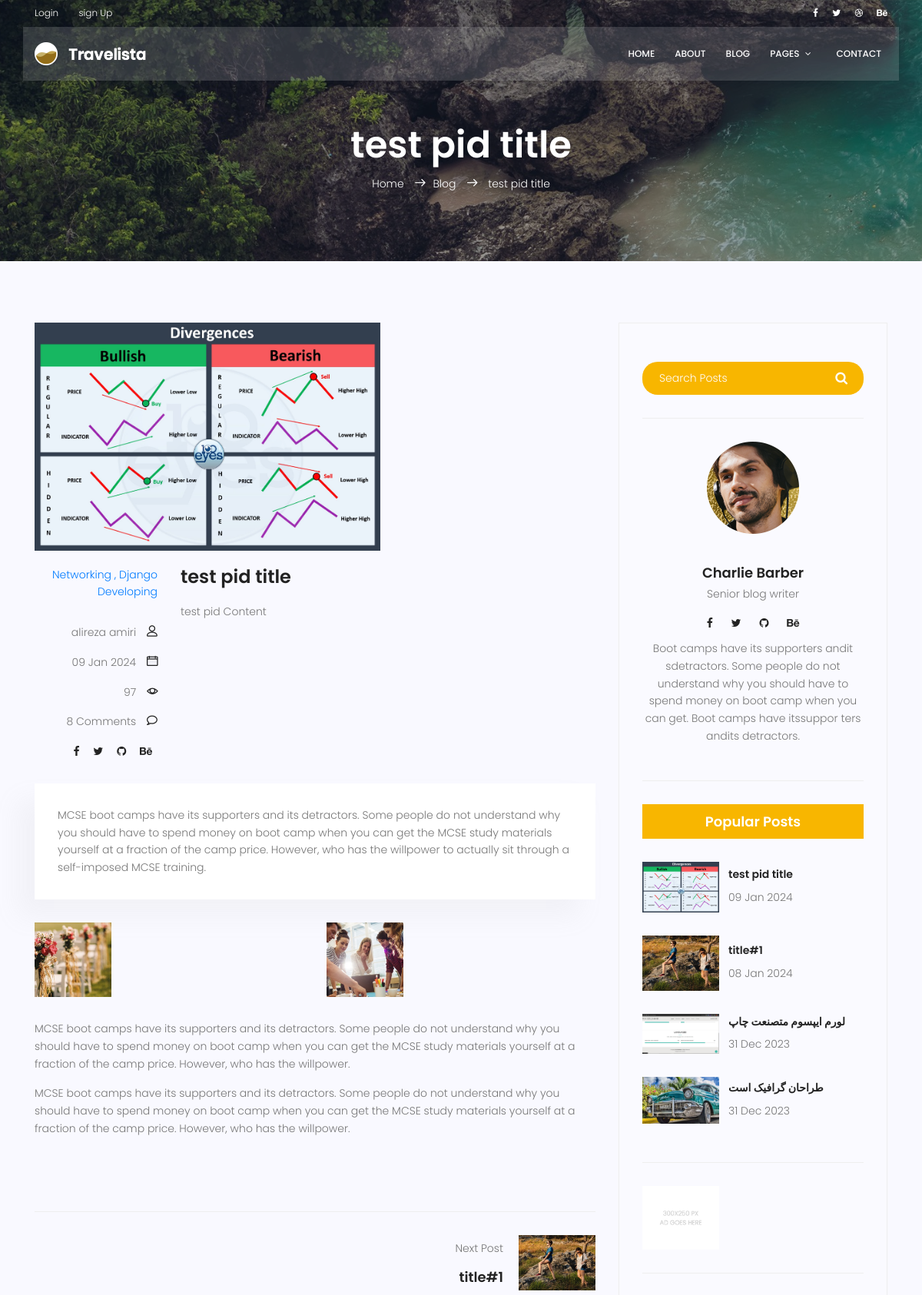
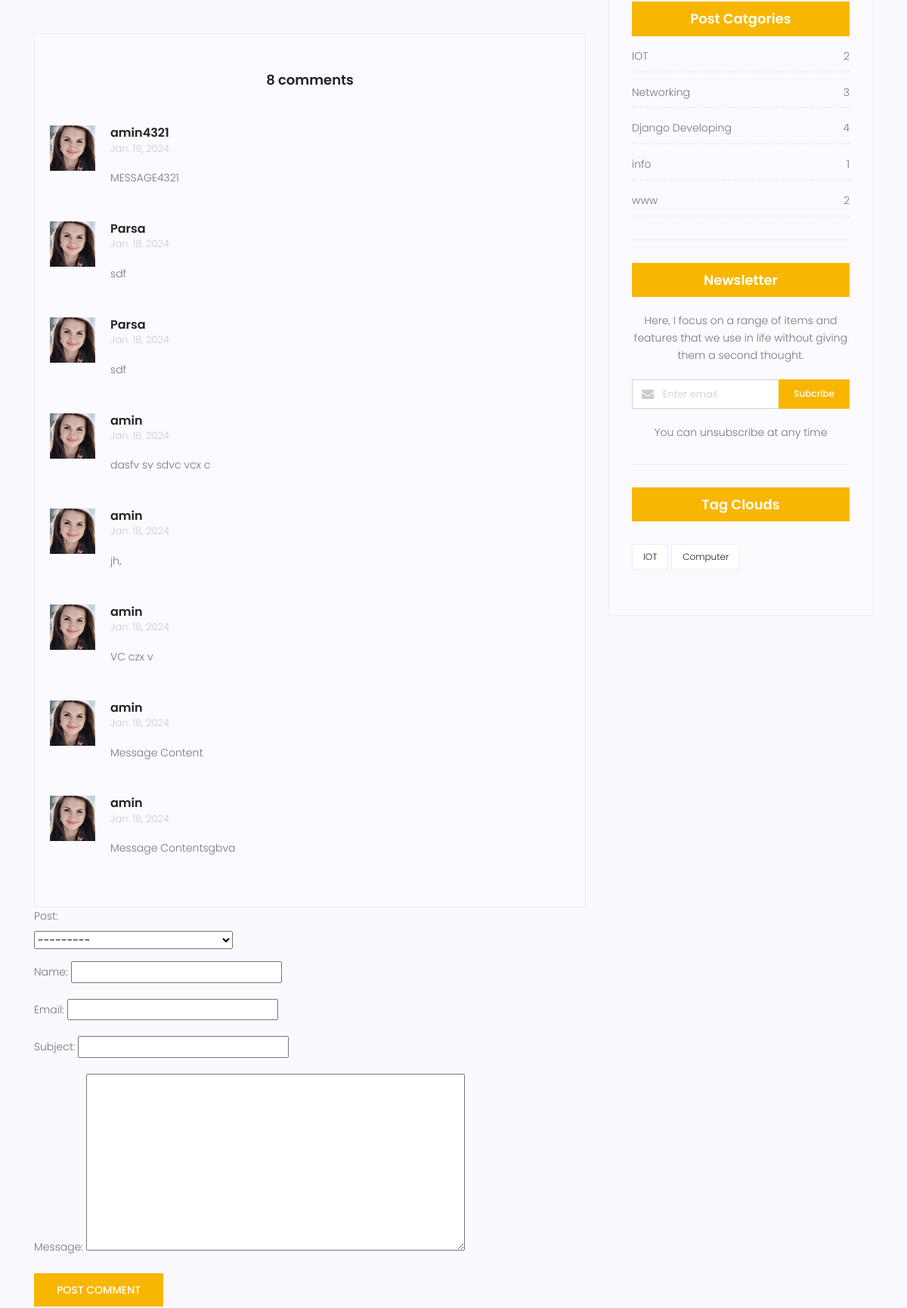
The page /blog/7 (upper part) on the database its author committed (2 pictures, top to bottom).
### blog/models.py (models this page shows, shortened)
class Post(models.Model):
    image = models.ImageField(default='blog/defaults.jpg')
    author = models.ForeignKey(User, null=True, on_delete=models.SET_NULL)
    title = models.CharField(max_length=255)
    content = models.TextField()
    tags = TaggableManager()
    category = models.ManyToManyField(Category)
    counted_views = models.IntegerField(default=0)
    status = models.BooleanField(default=False)
    published_date = models.DateTimeField(null=True)
    created_date = models.DateTimeField(auto_now_add=True)
    updated_date = models.DateTimeField(auto_now=True)
    def __str__(self):
        return '{} - {}'.format(self.title, self.id)
    class Meta:
        ordering = ["-created_date"]

class Category(models.Model):
    name = models.CharField(max_length=255)

class Comment(models.Model):
    post = models.ForeignKey(Post, on_delete=models.CASCADE)
    name = models.CharField(max_length=255)
    email = models.EmailField()
    subject = models.CharField(max_length=255)
    message = models.TextField()
    approved = models.BooleanField(default=False)
    create_date = models.DateTimeField(auto_now_add=True)
    updated_date = models.DateTimeField(auto_now=True)
    class Meta:
        ordering = ["-create_date"]

### blog/views.py (the view, shortened to what this page needs)
# urls.py: path('<int:pid>', blog_single, name='single'),
def blog_single(request, pid):
    try:
        current_datetime = timezone.now()
        post = get_object_or_404(Post, id=pid, status=1, published_date__lte=current_datetime)
        if request.method == 'GET':
            post.counted_views += 1
            post.save()
        lst_post = list(
            Post.objects.filter(status=1, published_date__lte=current_datetime).order_by('-published_date'))
        post_index = lst_post.index(post)
        if post_index > 0:
            prev_post = lst_post[post_index - 1]
        else:
             prev_post = None
        if post_index == len(lst_post) - 1:
            next_post = None
        else:
            next_post = lst_post[post_index + 1]
        comments = Comment.objects.filter(post=post.id, approved=True).order_by('-create_date')
        form = CommentForm()
        context = {'post': post, 'prev_post': prev_post, 'next_post': next_post, 'comments': comments, 'form': form}
        return render(request, 'blog/blog-single.html', context)
    except Post.DoesNotExist:
        raise Http404("No MyModel matches the given query.")

### blog/forms.py
class CommentForm(forms.ModelForm):
    class Meta:
        model = Comment
        fields = ['post', 'name', 'email', 'subject', 'message']

### blog/templatetags/blog_tag.py (called while the page is built)
@register.inclusion_tag('blog/blog-lastposts.html')
def latest_post_side(num=4):
    posts = Post.objects.filter(status=1).order_by('-published_date')[:num]
    return {'posts': posts}

@register.inclusion_tag('blog/post-categories.html')
def blog_post_categories():
    posts = Post.objects.filter(status=1)
    categories = Category.objects.all()
    cat_dict = {}
    for cat_name in categories:
        cat_dict[cat_name.name] = posts.filter(category=cat_name).count()
    return {'categories': cat_dict}

### templates/blog/blog-single.html (shortened to what this page needs)
{% extends "base.html" %}
{% load static %}
{% load blog_tag %}
{% load humanize %}
{% block content %}
    <section class="relative about-banner">
        <div class="overlay overlay-bg"></div>
        <div class="container">
            <div class="row d-flex align-items-center justify-content-center">
                <div class="about-content col-lg-12">
                    <h1 class="text-white">
                        {{ post.title }}
                    </h1>
                    <p class="text-white link-nav"><a href="{% url 'website:index' %}">Home </a> <span
                            class="lnr lnr-arrow-right"></span><a href="{% url 'blog:index' %}">Blog </a> <span
                            class="lnr lnr-arrow-right"></span> {{ post.title }}</p>
                </div>
            </div>
        </div>
    </section>
    <section class="post-content-area single-post-area">
        <div class="container">
            <div class="row">
                <div class="col-lg-8 posts-list">
                    <div class="single-post row">
                        <div class="col-lg-12">
                            <div class="feature-img">
                                <img class="img-fluid" src=" {{ post.image.url }}" alt="">
                            </div>
                        </div>
                        <div class="col-lg-3  col-md-3 meta-details">
                            <ul class="tags">
                                {% for cat in post.category.all %}
                                    <a href="{% url 'blog:category' cat_name=cat.name %}">
                                        {{ cat.name }}
                                        {% if not forloop.last %}
                                            ,
                                        {% endif %}
                                    </a>
                                {% endfor %}
                            </ul>
                            <div class="user-details row">
                                <p class="user-name col-lg-12 col-md-12 col-6"><a
                                        href="#">{{ post.author.get_full_name }}</a> <span class="lnr lnr-user"></span>
                                </p>
                                <p class="date col-lg-12 col-md-12 col-6"><a
                                        href="#">{{ post.published_date | date:"d M Y" }}</a> <span
                                        class="lnr lnr-calendar-full"></span></p>
                                <p class="view col-lg-12 col-md-12 col-6"><a href="#">{{ post.counted_views }}</a> <span
                                        class="lnr lnr-eye"></span></p>
                                <p class="comments col-lg-12 col-md-12 col-6"><a href="#">{{ comments|length }}
                                    Comments</a> <span
                                        class="lnr lnr-bubble"></span></p>
                                <ul class="social-links col-lg-12 col-md-12 col-6">
                                    <li><a href="#"><i class="fa fa-facebook"></i></a></li>
                                    <li><a href="#"><i class="fa fa-twitter"></i></a></li>
                                    <li><a href="#"><i class="fa fa-github"></i></a></li>
                                    <li><a href="#"><i class="fa fa-behance"></i></a></li>
                                </ul>
                            </div>
                        </div>
                        <div class="col-lg-9 col-md-9">
                            <h3 class="mt-20 mb-20">{{ post.title }}</h3>
                            <p class="excert">
                                {{ post.content }}
                            </p>
                        </div>
                        <div class="col-lg-12">
                            <div class="quotes">
                                MCSE boot camps have its supporters and its detractors. Some people do not understand
                                why you should have to spend money on boot camp when you can get the MCSE study
                                materials yourself at a fraction of the camp price. However, who has the willpower to
                                actually sit through a self-imposed MCSE training.
                            </div>
                            <div class="row mt-30 mb-30">
                                <div class="col-6">
                                    <img class="img-fluid" src="{% static 'img/blog/post-img1.jpg' %}" alt="">
                                </div>
                                <div class="col-6">
                                    <img class="img-fluid" src="{% static 'img/blog/post-img2.jpg' %}" alt="">
                                </div>
                                <div class="col-lg-12 mt-30">
                                    <p>
                                        MCSE boot camps have its supporters and its detractors. Some people do not
                                        understand why you should have to spend money on boot camp when you can get the
                                        MCSE study materials yourself at a fraction of the camp price. However, who has
                                        the willpower.
                                    </p>
                                    <p>
                                        MCSE boot camps have its supporters and its detractors. Some people do not
                                        understand why you should have to spend money on boot camp when you can get the
                                        MCSE study materials yourself at a fraction of the camp price. However, who has
                                        the willpower.
                                    </p>
                                </div>
                            </div>
                        </div>
                    </div>
                    <div class="navigation-area">
                        <div class="row">
                            <div class="col-lg-6 col-md-6 col-12 nav-left flex-row d-flex justify-content-start align-items-center">
                            </div>
                            <div class="col-lg-6 col-md-6 col-12 nav-right flex-row d-flex justify-content-end align-items-center">
                                {% if next_post %}
                                    <div class="detials">
                                        <p>Next Post</p>
                                        <a href="{% url 'blog:single' pid=next_post.id %}">
                                            <h4>{{ next_post.title }}</h4></a>
                                    </div>
                                    <div class="arrow">
                                        <a href="{% url 'blog:single' pid=next_post.id %}"></a>
                                    </div>
                                    <div class="thumb">
                                        <a href="{% url 'blog:single' pid=next_post.id %}"><img class="img-fluid"
                                                                                                src="{{ next_post.image.url }}"
                                                                                                alt=""></a>
                                    </div>
                                {% endif %}
                            </div>
                        </div>
                    </div>
                    <div class="comments-area">
                        <h4>{{ comments|length }} comments</h4>
                        {% for comment in comments %}
                            <div class="comment-list">
                                <div class="single-comment justify-content-between d-flex">
                                    <div class="user justify-content-between d-flex">
                                        <div class="thumb">
                                            <img src="{% static 'img/blog/c1.jpg' %}" alt="">
                                        </div>
                                        <div class="desc">
                                            <h5><a href="#">{{ comment.name }}</a></h5>
                                            <p class="date">{{ comment.create_date| naturalday }} </p>
                                            <p class="comment">
                                                {{ comment.message }}
                                            </p>
                                        </div>
                                    </div>
                                </div>
                            </div>
                        {% empty %}
                            <p>
                                no Comments . you can be the first one who share its ideas.
                            </p>
                        {% endfor %}
                    </div>
                <form method="POST" action="{% url 'blog:single' post.id %}">
                    {{ form.as_p }}
                      <button type="submit" class="primary-btn text-uppercase">Post Comment</button>
                </form>
                </div>
                <div class="col-lg-4 sidebar-widgets">
                    <div class="widget-wrap">
                        <div class="single-sidebar-widget search-widget">
                            <form class="search-form" action="#">
                                <input placeholder="Search Posts" name="search" type="text"
                                       onfocus="this.placeholder = ''" onblur="this.placeholder = 'Search Posts'">
                                <button type="submit"><i class="fa fa-search"></i></button>
                            </form>
                        </div>
                        {% include "blog/blog-writer.html" %}
                        {% latest_post_side %}
                        <div class="single-sidebar-widget ads-widget">
                            <a href="#"><img class="img-fluid" src="{% static 'img/blog/ads-banner.jpg' %}" alt=""></a>
                        </div>
                        {% blog_post_categories %}
                        <div class="single-sidebar-widget newsletter-widget">
                            <h4 class="newsletter-title">Newsletter</h4>
                            <p>
                                Here, I focus on a range of items and features that we use in life without
                                giving them a second thought.
                            </p>
                            <div class="form-group d-flex flex-row">
                                <div class="col-autos">
                                    <div class="input-group">
                                        <div class="input-group-prepend">
                                            <div class="input-group-text"><i class="fa fa-envelope"
                                                                             aria-hidden="true"></i>
                                            </div>
                                        </div>
                                        <input type="text" class="form-control" id="inlineFormInputGroup"
                                               placeholder="Enter email" onfocus="this.placeholder = ''"
                                               onblur="this.placeholder = 'Enter email'">
                                    </div>
                                </div>
                                <a href="#" class="bbtns">Subcribe</a>
                            </div>
                            <p class="text-bottom">
                                You can unsubscribe at any time
                            </p>
                        </div>
                        {% include 'blog-tags.html' %}
                    </div>
                </div>
            </div>
        </div>
    </section>
{% endblock content %}

### templates/blog/blog-lastposts.html
{% load static %}
<div class="single-sidebar-widget popular-post-widget">
        <h4 class="popular-title">Popular Posts</h4>
    {% for post in posts %}
        <div class="popular-post-list">
            <div class="single-post-list d-flex flex-row align-items-center">
                <div class="thumb">
                    <img class="img-fluid " src="{{ post.image.url }}" alt="">
                </div>
                <div class="details">
                    <a href="{% url 'blog:single' pid=post.id %}"><h6>{{ post.title|truncatewords:5}}</h6></a>
                    <p>{{ post.published_date|date:'d M Y' }}</p>
                </div>
            </div>
        </div>
    {% endfor %}
</div>

### templates/blog/post-categories.html
{% load static %}
<div class="single-sidebar-widget post-category-widget">
    <h4 class="category-title">Post Catgories</h4>
    <ul class="cat-list">
        {% for name,items in categories.items %}
        <li>
            <a href="{% url 'blog:category' cat_name=name %}" class="d-flex justify-content-between">
                <p>{{ name }}</p>
                <p>{{ items }}</p>
            </a>
        </li>
    {% endfor %}
    </ul>
</div>

### templates/blog-tags.html
<div class="single-sidebar-widget tag-cloud-widget">
    <h4 class="tagcloud-title">Tag Clouds</h4>
    <ul>
        {% for tag in post.tags.all %}
            <li><a href="{% url 'blog:tag' tag_name=tag.name %}">{{ tag.name }}</a></li>
        {% endfor %}
    </ul>
</div>

### rows shown on the page
Post: title "test pid title", image (picture), author.get_full_name "alireza amiri", published_date "09 Jan 2024", counted_views "97", content "test pid Content"
Category: name "Networking", categories "Networking"
Category: name "Django Developing", categories "Django Developing"
Post: title "title#1", image (picture), published_date "08 Jan 2024"
Comment: name "amin4321", create_date "Jan. 19, 2024", message "MESSAGE4321"
Comment: name "Parsa", create_date "Jan. 18, 2024", message "sdf"
Comment: name "Parsa", create_date "Jan. 18, 2024", message "sdf"
Comment: name "amin", create_date "Jan. 18, 2024", message "dasfv sv sdvc vcx c"
Comment: name "amin", create_date "Jan. 18, 2024", message "jh,"
Comment: name "amin", create_date "Jan. 18, 2024", message "VC czx v"
Comment: name "amin", create_date "Jan. 18, 2024", message "Message Content"
Comment: name "amin", create_date "Jan. 18, 2024", message "Message Contentsgbva"
Post: image (picture), title "لورم ایپسوم متصنعت چاپ", published_date "31 Dec 2023"
Post: image (picture), title "طراحان گرافیک است", published_date "31 Dec 2023"
Category: categories "IOT"
Category: categories "info"
Category: categories "www"
Tag: name "IOT"
Tag: name "Computer"

### other values the page prints
{{ comments|length }} "8"
{{ items }} "2" "3" "4" "1" "2"
